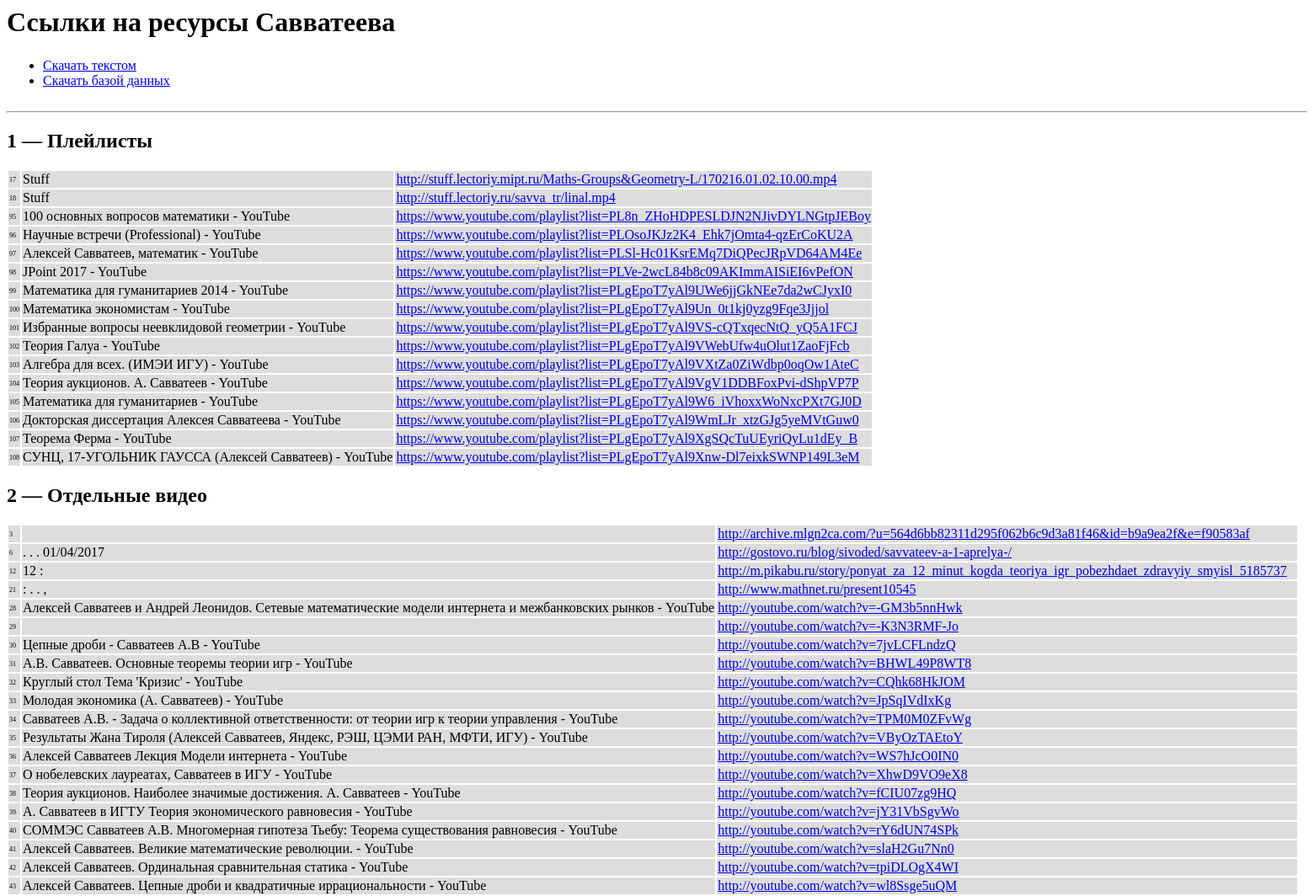
Before: / (upper part) with the older database file.
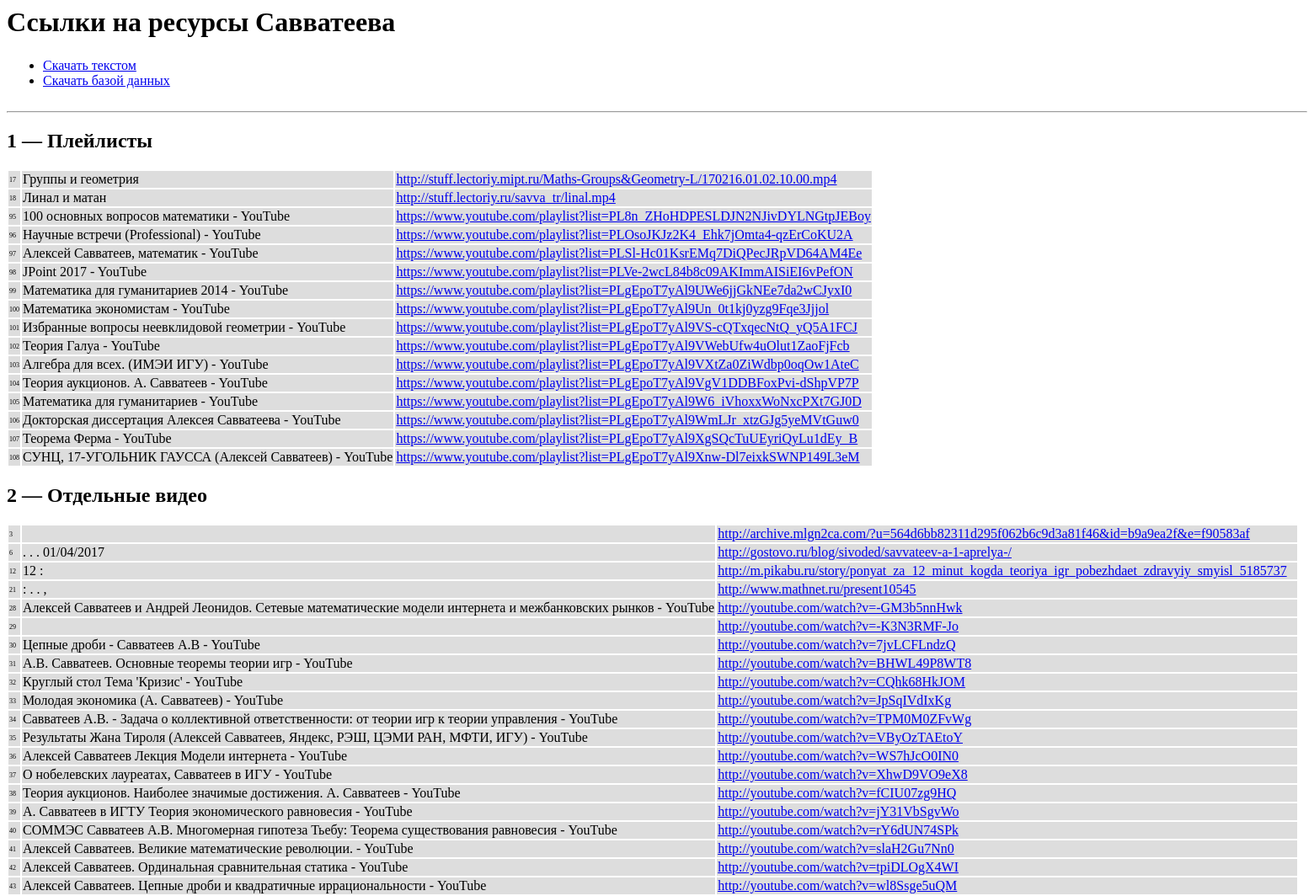
After: the same page with the newer database file.
### tables this page shows
CREATE TABLE "urls" (
	`url`	TEXT NOT NULL UNIQUE,
	`title`	TEXT,
	`section`	INTEGER DEFAULT 0
);

### index.php (called while the page is built)
<?php
$title = "Ссылки на ресурсы Савватеева";
$sections = [
	1 => "Плейлисты",
	2 => "Отдельные видео",
	3 => "Профили",
	4 => "Онлайн-курсы на спецплатформах",
	5 => "Журналистика",
	7 => "Анонсы",
	8 => "Битые ссылки (к удалению)",
	10 => "Документы",
	0 => "Прочее",
];
require_once("models.php");
$model = new Model();
require_once("view.php");
?>

### models.php (called while the page is built, shortened)
<?php
class Model {
  function __construct(){
    $this->db = new SQLite3("database.sqlite");
  }
  function get_section($section){
    return $this->db->query("SELECT _rowid_,url,title FROM urls WHERE section=\"$section\"");
  }
}
 ?>

### view.php (the view, shortened to what this page needs)
<html>
<head>
</head>
<body>
<h1><?=$title?></h1>
<table>
  <tr>
    <td>
<ul>
<li><a href="urls.txt">Скачать текстом</a></li>
<li><a href="database.sqlite3">Скачать базой данных</a></li>
</ul>
</td>
<td>
</td>
</tr>
</table>
<hr />
<?php
foreach ($sections as $key=>$section) {
?>
<h2><?=$key?> — <?=$section?></h2>
<table>
  <?php
  $result=$model->get_section($key);
  while ($res = $result->fetchArray()) {
  	$url=$res["url"];
  	$title=$res["title"];
  	$rowid=$res["rowid"];
  ?>
  		<tr style="background:#ddd;">
  		<td style="font-size:.5em;"><?=$rowid?></td>
  		<td><?=$title?></td>
  		<td><a href="<?=$url?>" target="_blank"><?=$url?></a></td>
  		</tr>
      <?php
  }?>
  </table>
<?php
}
?>
</body>
</html>

Changed rows visible on the page:
removed urls: rowid "17", title "Stuff", url "http://stuff.lectoriy.mipt.ru/Maths-Groups&Geometry-L/170216.01.02.10.00.mp4", shown under "1"
removed urls: rowid "18", title "Stuff", url "http://stuff.lectoriy.ru/savva_tr/linal.mp4", shown under "1"
added urls: rowid "17", title "Группы и геометрия", url "http://stuff.lectoriy.mipt.ru/Maths-Groups&Geometry-L/170216.01.02.10.00.mp4", shown under "1"
added urls: rowid "18", title "Линал и матан", url "http://stuff.lectoriy.ru/savva_tr/linal.mp4", shown under "1"
